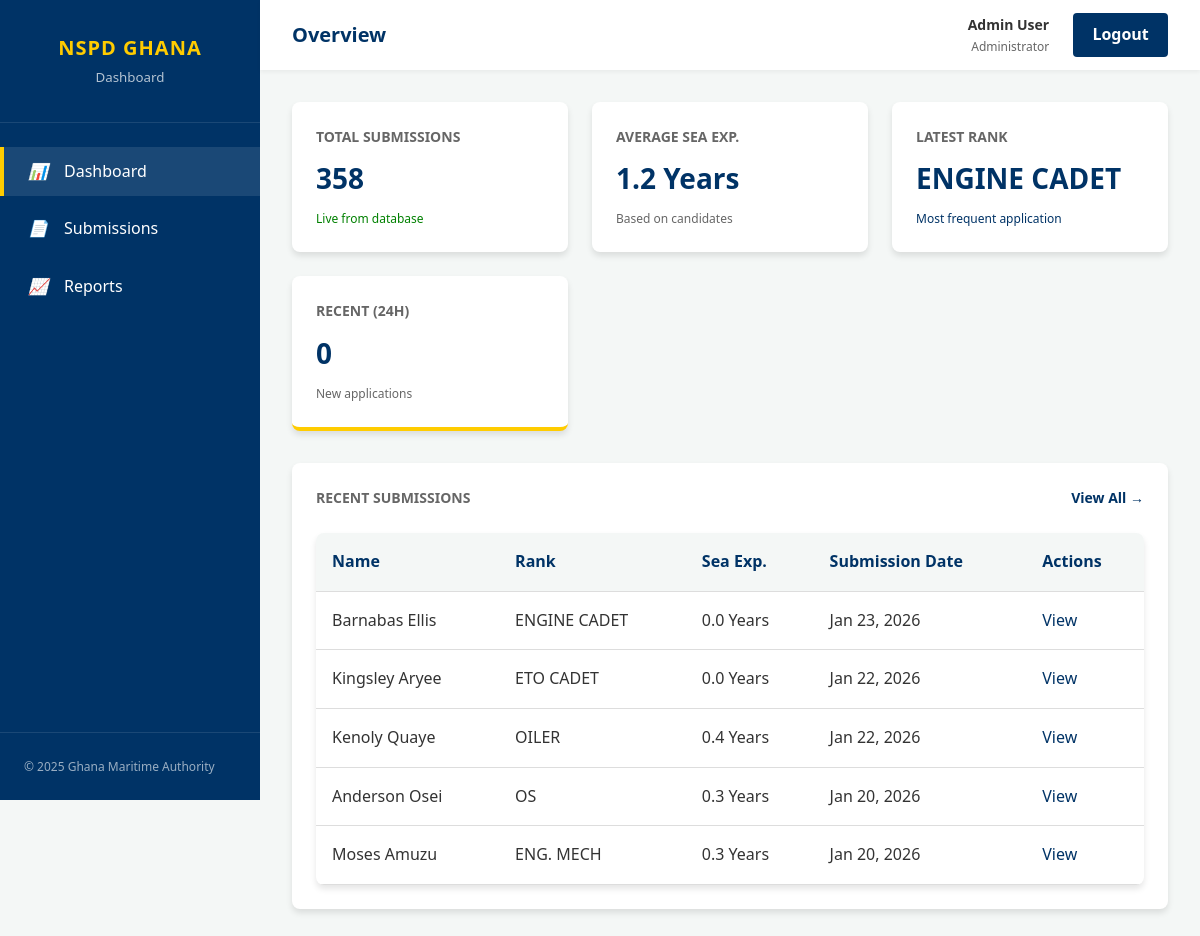
/dashboard.php (signed in), run on the app's committed database.
### tables this page shows
CREATE TABLE IF NOT EXISTS `applications` (
  `id` int NOT NULL AUTO_INCREMENT,
  `submitted_at` datetime NOT NULL,
  `surname` varchar(100) NOT NULL,
  `first_name` varchar(100) NOT NULL,
  `other_names` varchar(100) DEFAULT NULL,
  `short_courses_rmu` enum('Yes','No') NOT NULL,
  `familiarisation_isps_gma` enum('Yes','No') NOT NULL,
  `position_rank` varchar(100) NOT NULL,
  `telephone` varchar(100) NOT NULL,
  `email` varchar(150) NOT NULL,
  `attachment` text,
  `sea_experience` text,
  `total_sea_experience_years` decimal(4,1) DEFAULT NULL,
  `last_ship_type` varchar(150) DEFAULT NULL,
  `medicals` text,
  `created_at` timestamp NULL DEFAULT CURRENT_TIMESTAMP,
  PRIMARY KEY (`id`)
);

### dashboard.php (the view, shortened to what this page needs)
<!DOCTYPE html>
<html lang="en">
<head>
    <link rel="stylesheet" href="public/css/style.css">
</head>
<body>
    <div class="app-container">
        <?php include 'includes/sidebar.php'; ?>
        <main class="main-content">
            <?php include 'includes/header.php'; ?>
            <div class="content-body">
                <?php
                $pdo = get_db_connection();
                $totalSubmissions = $pdo->query("SELECT COUNT(*) FROM applications")->fetchColumn();
                $avgExp = $pdo->query("SELECT AVG(total_sea_experience_years) FROM applications")->fetchColumn();
                $avgExp = number_format($avgExp ?: 0, 1);
                $popularRank = $pdo->query("SELECT position_rank FROM applications GROUP BY position_rank ORDER BY COUNT(*) DESC LIMIT 1")->fetchColumn();
                $recentSubmissions = $pdo->query("SELECT id, surname, first_name, position_rank, total_sea_experience_years, submitted_at FROM applications ORDER BY submitted_at DESC LIMIT 5")->fetchAll();
                ?>
                <div class="card-grid">
                    <div class="card">
                        <div class="card-title">Total Submissions</div>
                        <div class="card-value"><?php echo number_format($totalSubmissions); ?></div>
                        <div style="font-size: 0.75rem; color: green; margin-top: 0.5rem;">Live from database</div>
                    </div>
                    <div class="card">
                        <div class="card-title">Average Sea Exp.</div>
                        <div class="card-value"><?php echo $avgExp; ?> Years</div>
                        <div style="font-size: 0.75rem; color: var(--text-muted); margin-top: 0.5rem;">Based on candidates</div>
                    </div>
                    <div class="card">
                        <div class="card-title">Latest Rank</div>
                        <div class="card-value"><?php echo $popularRank ?: 'N/A'; ?></div>
                        <div style="font-size: 0.75rem; color: var(--primary-blue); margin-top: 0.5rem;">Most frequent application</div>
                    </div>
                    <div class="card" style="border-bottom: 4px solid var(--accent-yellow);">
                        <div class="card-title">Recent (24h)</div>
                        <div class="card-value">
                            <?php
                            echo $pdo->query("SELECT COUNT(*) FROM applications WHERE submitted_at >= NOW() - INTERVAL 1 DAY")->fetchColumn();
                            ?>
                        </div>
                        <div style="font-size: 0.75rem; color: var(--text-muted); margin-top: 0.5rem;">New applications</div>
                    </div>
                </div>
                <div class="card">
                    <div style="display: flex; justify-content: space-between; align-items: center; margin-bottom: 1.5rem;">
                        <h3 class="card-title" style="margin: 0;">Recent Submissions</h3>
                        <a href="submissions.php" style="font-size: 0.875rem; color: var(--primary-blue); font-weight: 600;">View All →</a>
                    </div>
                    <div class="table-container">
                        <table>
                            <thead>
                                <tr>
                                    <th>Name</th>
                                    <th>Rank</th>
                                    <th>Sea Exp.</th>
                                    <th>Submission Date</th>
                                    <th>Actions</th>
                                </tr>
                            </thead>
                            <tbody>
                                <?php foreach ($recentSubmissions as $row): ?>
                                <tr>
                                    <td><?php echo htmlspecialchars($row['first_name'] . ' ' . $row['surname']); ?></td>
                                    <td><?php echo htmlspecialchars($row['position_rank']); ?></td>
                                    <td><?php echo htmlspecialchars($row['total_sea_experience_years']); ?> Years</td>
                                    <td><?php echo date('M d, Y', strtotime($row['submitted_at'])); ?></td>
                                    <td><a href="view-submission.php?id=<?php echo $row['id']; ?>" style="color: var(--primary-blue);">View</a></td>
                                </tr>
                                <?php endforeach; ?>
                            </tbody>
                        </table>
                    </div>
                </div>
            </div>
        </main>
    </div>
</body>
</html>

### public/css/style.css (style rules this page uses)
:root { --primary-blue: #003366; --secondary-blue: #00509d; --accent-yellow: #ffcc00; --bg-white: #ffffff; --bg-light: #f4f7f6; --text-dark: #333333; --text-muted: #666666; --border-color: #dddddd; --sidebar-width: 260px; --header-height: 70px; --radius: 8px; --shadow: 0 4px 6px rgba(0, 0, 0, 0.1); }
* { box-sizing: border-box; margin: 0; padding: 0; }
body { font-family: "Segoe UI", Tahoma, Geneva, Verdana, sans-serif; background-color: var(--bg-light); color: var(--text-dark); line-height: 1.6; }
h1, h2, h3, h4 { color: var(--primary-blue); margin-bottom: 1rem; }
a { text-decoration: none; color: inherit; }
.app-container { display: flex; min-height: 100vh; }
.main-content { flex: 1; margin-left: var(--sidebar-width); display: flex; flex-direction: column; }
.content-body { padding: 2rem; }
.card-grid { display: grid; grid-template-columns: repeat(auto-fit, minmax(240px, 1fr)); gap: 1.5rem; margin-bottom: 2rem; }
.card { background: white; padding: 1.5rem; border-radius: var(--radius); box-shadow: var(--shadow); }
.card-title { font-size: 0.875rem; color: var(--text-muted); text-transform: uppercase; margin-bottom: 0.5rem; font-weight: 600; }
.card-value { font-size: 1.75rem; font-weight: bold; color: var(--primary-blue); }
.table-container { background: white; border-radius: var(--radius); box-shadow: var(--shadow); overflow-x: auto; }
table { width: 100%; border-collapse: collapse; }
th, td { padding: 1rem; text-align: left; border-bottom: 1px solid var(--border-color); }
th { background-color: var(--bg-light); font-weight: 600; color: var(--primary-blue); }

### data on the page
applications: first_name+surname "Barnabas Ellis", position_rank "ENGINE CADET", total_sea_experience_years "0.0", submitted_at "Jan 23, 2026"
applications: first_name+surname "Kingsley Aryee", position_rank "ETO CADET", total_sea_experience_years "0.0", submitted_at "Jan 22, 2026"
applications: first_name+surname "Kenoly Quaye", position_rank "OILER", total_sea_experience_years "0.4", submitted_at "Jan 22, 2026"
applications: first_name+surname "Anderson Osei", position_rank "OS", total_sea_experience_years "0.3", submitted_at "Jan 20, 2026"
applications: first_name+surname "Moses Amuzu", position_rank "ENG. MECH", total_sea_experience_years "0.3", submitted_at "Jan 20, 2026"

### other printed values
$user['full_name'] "Admin User"
$user['role'] "Administrator"
$totalSubmissions "358"
$avgExp "1.2"
$popularRank ?: 'N/A' "ENGINE CADET"
